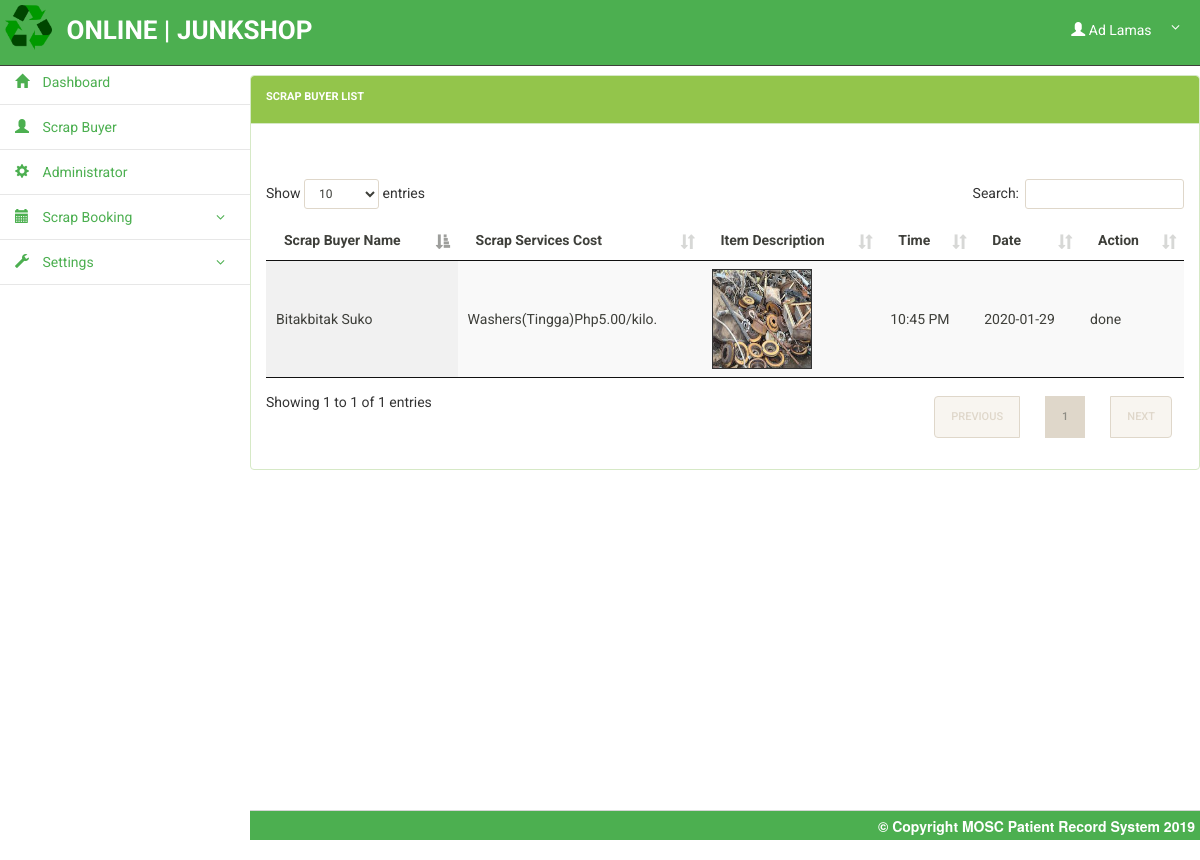
The page /admin/book_history.php (signed in) on the database its author committed.
### tables this page shows
CREATE TABLE `booking` (
  `book_id` int(11) NOT NULL AUTO_INCREMENT,
  `jk_no` int(11) NOT NULL,
  `firstname` varchar(255) NOT NULL,
  `lastname` varchar(255) NOT NULL,
  `contact` text NOT NULL,
  `servtype` varchar(255) NOT NULL,
  `image` varchar(100) NOT NULL,
  `tdate` date NOT NULL,
  `dtime` varchar(40) NOT NULL,
  `status` enum('pending','accept','done') NOT NULL,
  PRIMARY KEY (`book_id`)
);

### admin/book_history.php (the view, shortened to what this page needs)
<!DOCTYPE html>
<html lang = "eng">
	<head>
		<link rel = "stylesheet" type = "text/css" href = "../css/bootstrap.css" />
		<link rel = "stylesheet" type = "text/css" href = "../css/jquery.dataTables.css" />
		 <link rel = "stylesheet" type = "text/css" href = "../css/customize2.css" />
		 <link rel="stylesheet" href="../css6/font-awesome.min.css">
  <link rel="stylesheet" href="../css6/bootstrap.min.css">
  <link rel="stylesheet" href="../css6/dataTables.bootstrap.min.css">
  <link rel="stylesheet" href="../css6/bootstrap-social.css">
  <link rel="stylesheet" href="../css6/bootstrap-select.css">
  <link rel="stylesheet" href="../css6/fileinput.min.css">
  <link rel="stylesheet" href="../css6/awesome-bootstrap-checkbox.css">
  <link rel="stylesheet" href="../css6/style.css">
   <link rel="stylesheet" href="../css/footer.css">
      </head>
<body>
<?php include('includes/header.php');?>
  <div class="ts-main-content">
  <?php include('includes/leftbar.php');?>
  <div class="content-wrapper">
  <div class="container-fluid">
  <div class="row">
  <div class = "panel panel-success">
 <div class = "panel-heading">
				<label>SCRAP BUYER LIST</Label>
			</div>
			 <div class = "panel-body">
				<br />
				<br />
				<div class="table-responsive">
				<table id = "table" class = "display" width = "100%" cellspacing = "0">
					<thead>
						<tr>
							<th>Scrap Buyer Name</th>
							<th>Scrap Services Cost</th>
							<th>Item Description</th>
							<th>Time</th>
							<th>Date</th>
							<th>Action</th>
						</tr>
					</thead>
					<tbody>
						<?php
						$conn = new mysqli("localhost", "root", "", "junkshop") or die(mysqli_error());
						$query = $conn->query("SELECT * FROM `booking` WHERE `status` = 'done' ORDER BY `dtime` DESC") or die(mysqli_error());
						while($fetch = $query->fetch_array()){
					    ?>
						<tr>
					        <td><?php echo $fetch['firstname']."   ".$fetch['lastname'] ?></td>
							<td><?php echo $fetch['servtype']?></td>
							<td><img src="../uploads/<?php echo $fetch['image']; ?>" width="100px" height="100px" style="border:1px solid #333333;"></td>
							<td><?php echo $fetch['dtime']?></td>
							<td><?php echo $fetch['tdate']?></td>
							<td><?php echo $fetch['status']?></td>
							</tr>
				     <?php
						}
					?>
					</tbody>
					</table>
				</div>
			</div>
		</div>
	  </div>
  </div>
  </div>
  </div>
	<br/><br/><br/><br/>
<br/><br/><br/><br/>
<br/><br/><br/><br/>
<br/><br/><br/>
	<div id = "footer">
		<label class = "footer-title">&copy; Copyright MOSC Patient Record System 2019</label>
	</div>
</body>
</html>

### admin/includes/header.php (shortened to what this page needs)
<div class="brand clearfix">
 <div class = "navbar navbar-default navbar-fixed-top" style="background-color: #4CAF50;">
 <img src = "../images/ico1.png" style = "float:left;margin-top: 5px; margin-left:5px;" height = "45px" />
    <label class = "navbar-brand" style="font-size: 26px;">ONLINE | JUNKSHOP
    </label>
		<?php
        $conn = new mysqli("localhost","root","","junkshop") or die(mysqli_error());
        $q = $conn->query("SELECT * FROM `admin` WHERE `admin_id` = '$_SESSION[admin_id]'") or die(mysqli_error());
        $f = $q->fetch_array();
      ?>
      <?php
            $conn = new mysqli("localhost","root","","junkshop") or die(mysqli_error());
            $query = $conn->query("SELECT * FROM `admin` ORDER BY `admin_id` ") or die(mysqli_error());
            while($fetch = $query->fetch_array()){
          ?>
		<ul class="ts-profile-nav">
		<li class="ts-account">
           <a href="#">&nbsp;&nbsp;&nbsp;&nbsp;&nbsp;&nbsp;&nbsp;&nbsp;&nbsp;<span class = "glyphicon glyphicon-user"></span>
            <?php
              echo $f['firstname']." ".$f['lastname'];
            ?><i class="fa fa-angle-down hidden-side"></i></a>
			</li>
		</ul>
		<?php
						}
		?>
	</div>
	</div>

### css/customize2.css (style rules this page uses)
html, body { height:100%; }
#footer { height:30px; width:100%; background-repeat: no-repeat; filter: none; border: 1px solid #D5D5D5; position: fixed; right: 0; left: 0; z-index: -1030; bottom:0; border-width: 1px 0 0; }
.footer-title { margin-top:5px; margin-right:5px; float:right; font-family:Helvetica Neue; }

### css6/style.css (style rules this page uses)
html { font-size: 14px; }
@media only screen and (min-width: 480px) { html { font-size: 17px; } }
@media only screen and (min-width: 768px) { html { font-size: 14px; } }
body { font-size: 1em; }
a { color: #37a6c4; }
.panel { overflow: hidden; }
ul, li { margin: 0; padding: 0; list-style: none; }
.brand { background: #4CAF50; position: relative; z-index: 3; position: fixed; width: 100%; top: 0; }
.brand .ts-profile-nav { float: right; display: none; }
.brand .ts-profile-nav li { float: left; position: relative; }
.brand .ts-profile-nav li a { display: block; padding: 20px; color: #fff; }
.brand .ts-profile-nav .ts-account .fa-angle-down { float: right; }
.brand .ts-profile-nav .ts-account > a { width: 180px; background: #4CAF50; }
@media only screen and (min-width: 992px) { .brand .ts-profile-nav { display: block; } }
.ts-main-content .content-wrapper { padding-top: 15px; margin-top: 60px; }
@media only screen and (min-width: 992px) { .ts-main-content .content-wrapper { margin-left: 250px; } }

### css/footer.css (style rules this page uses)
#footer { height:30px; width:100%; background-color: #4CAF50; background-repeat: no-repeat; filter: none; border: 1px solid #D5D5D5; position: relative; right: 0; left: 0; z-index: -1030; top:20px; border-width: 1px 0 0; }
.footer-title { margin-top:5px; color: #ffffff; margin-right:5px; float:right; font-family:Helvetica Neue; }

### rows shown on the page
booking: firstname "Bitakbitak", lastname "Suko", servtype "Washers(Tingga)Php5.00/kilo.", image (picture), dtime "10:45 PM", tdate "2020-01-29", status "done"

### other values the page prints
$f['firstname'] "Ad"
$f['lastname'] "Lamas"
